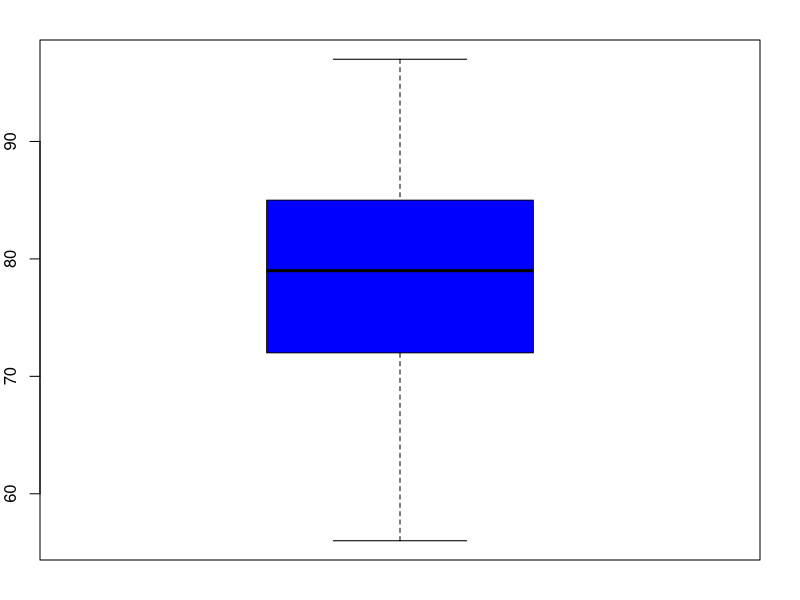
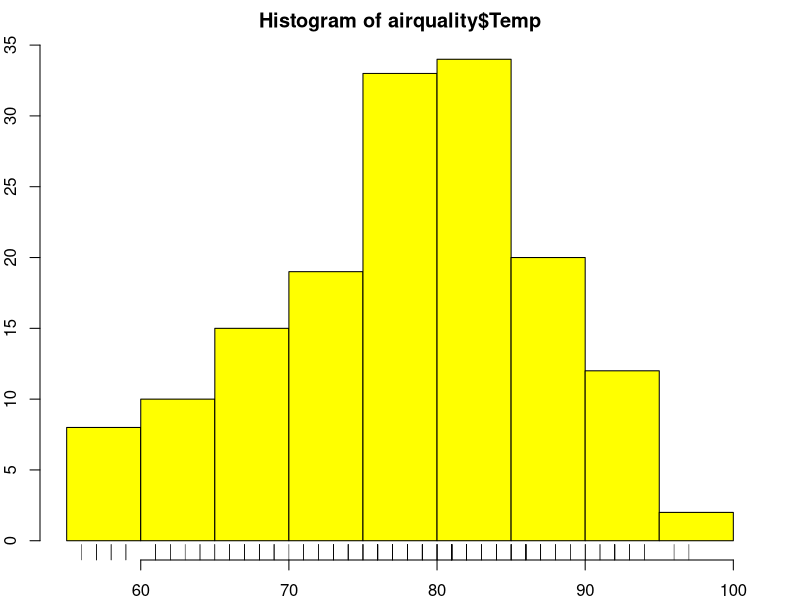
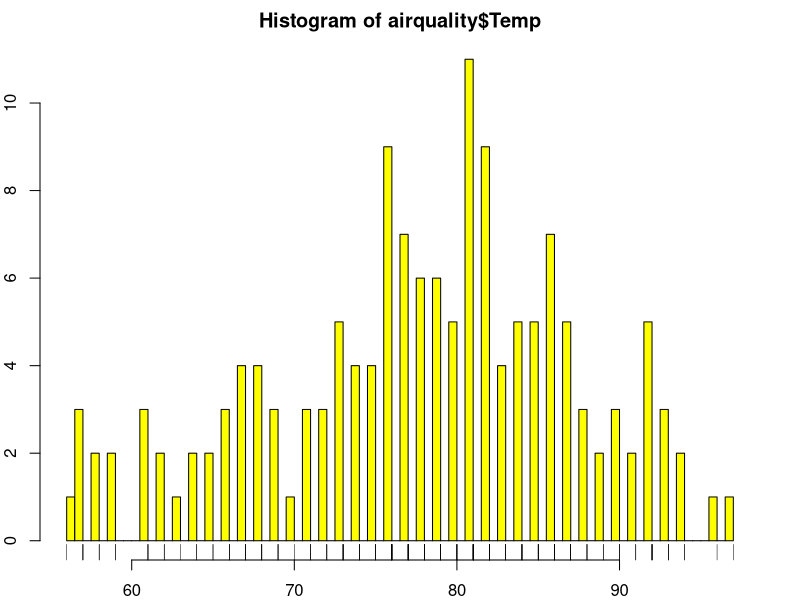
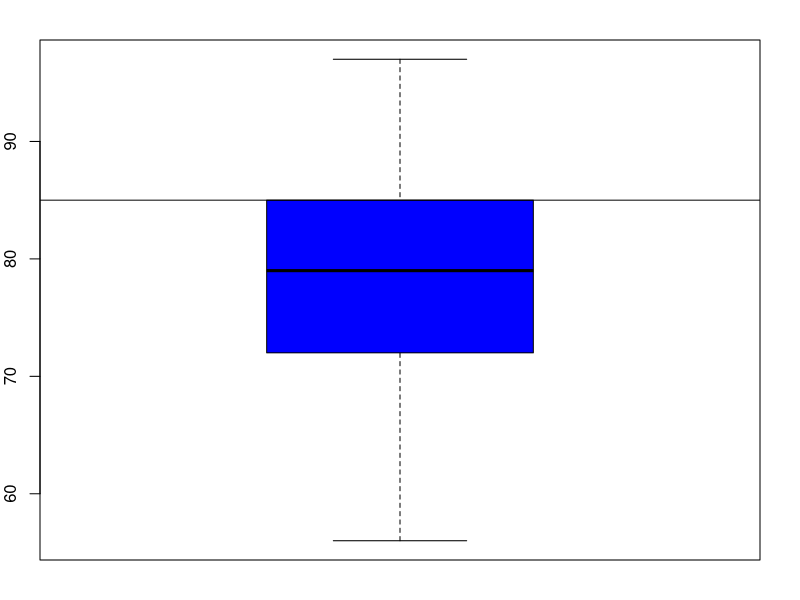
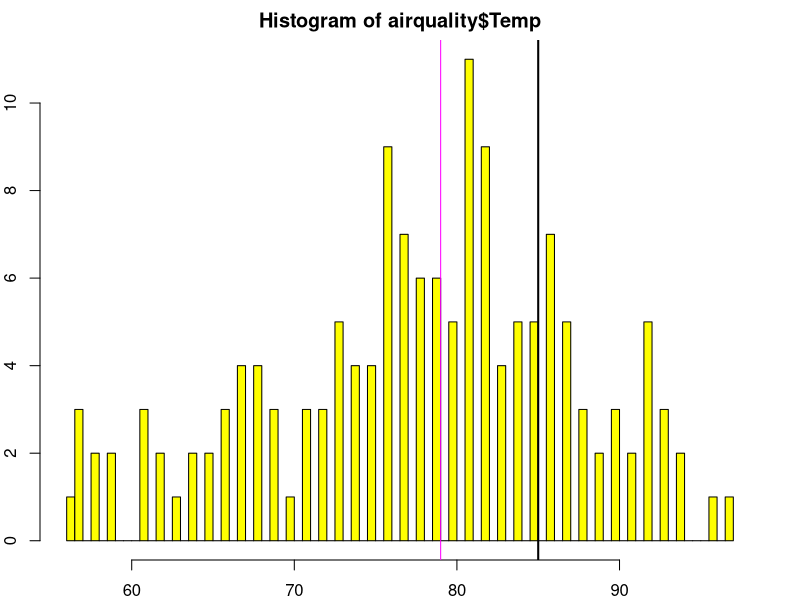
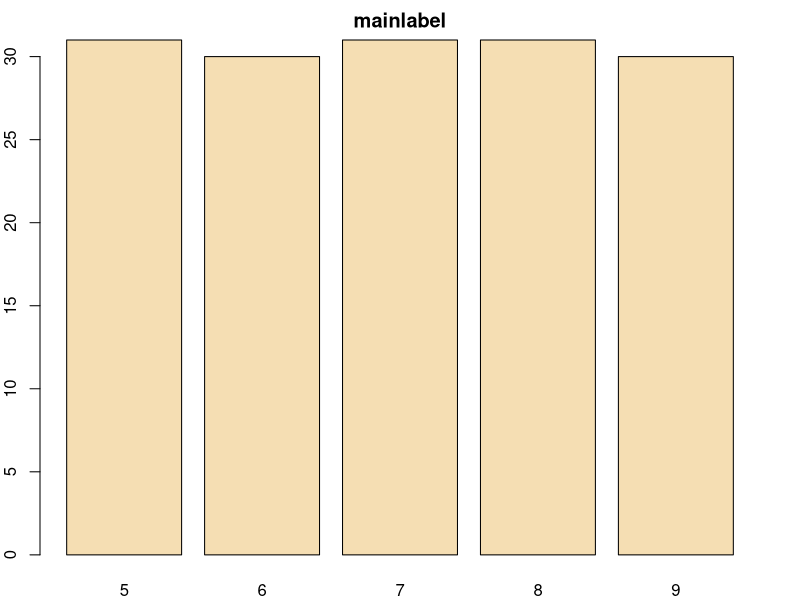

Source code (R) for these figures, in order: (Note: this script raises an error after producing the figures.)
par(mar=rep(2,4))
boxplot(airquality$Temp, col="blue")
hist(airquality$Temp, col="yellow")
rug(airquality$Temp)
hist(airquality$Temp, col="yellow", breaks=100)
rug(airquality$Temp)
boxplot(airquality$Temp, col="blue")
abline(h=85)
hist(airquality$Temp, col="yellow", breaks=100)
abline(v=85, lwd=2)
abline(v=median(airquality$Temp), col="magenta")
barplot(table(airquality$Month), col="wheat", main="mainlabel")

# 2d plots - histogram
par(mfrow=c(2,1), mar=c(4,4,2,1))
hist(subset(airquality, month==5)$Temp, col="green")
hist(subset(airquality, Month==6)$Temp, col="green")

# scatter plots
with(airquality, plot(Temp, Ozone, col=Month))

